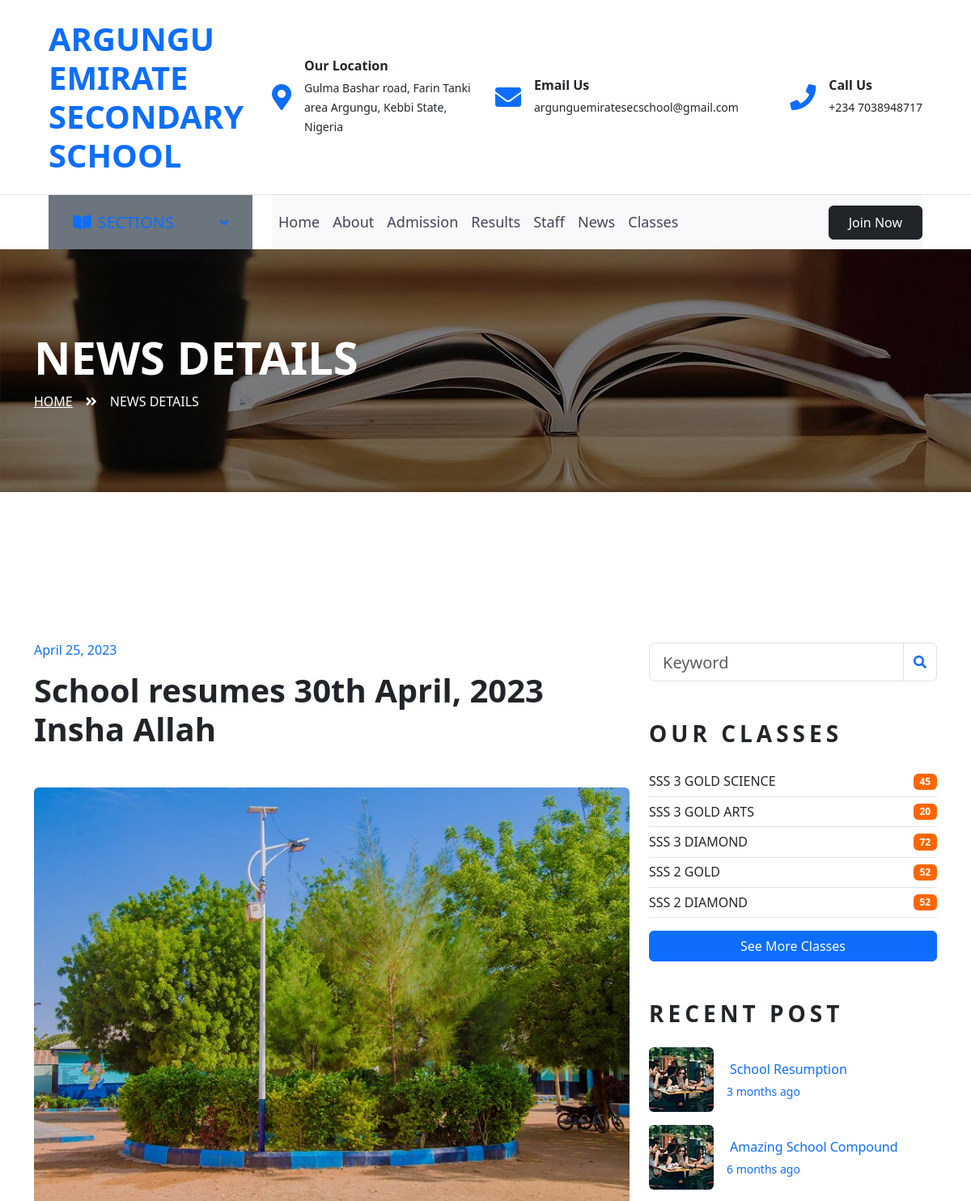
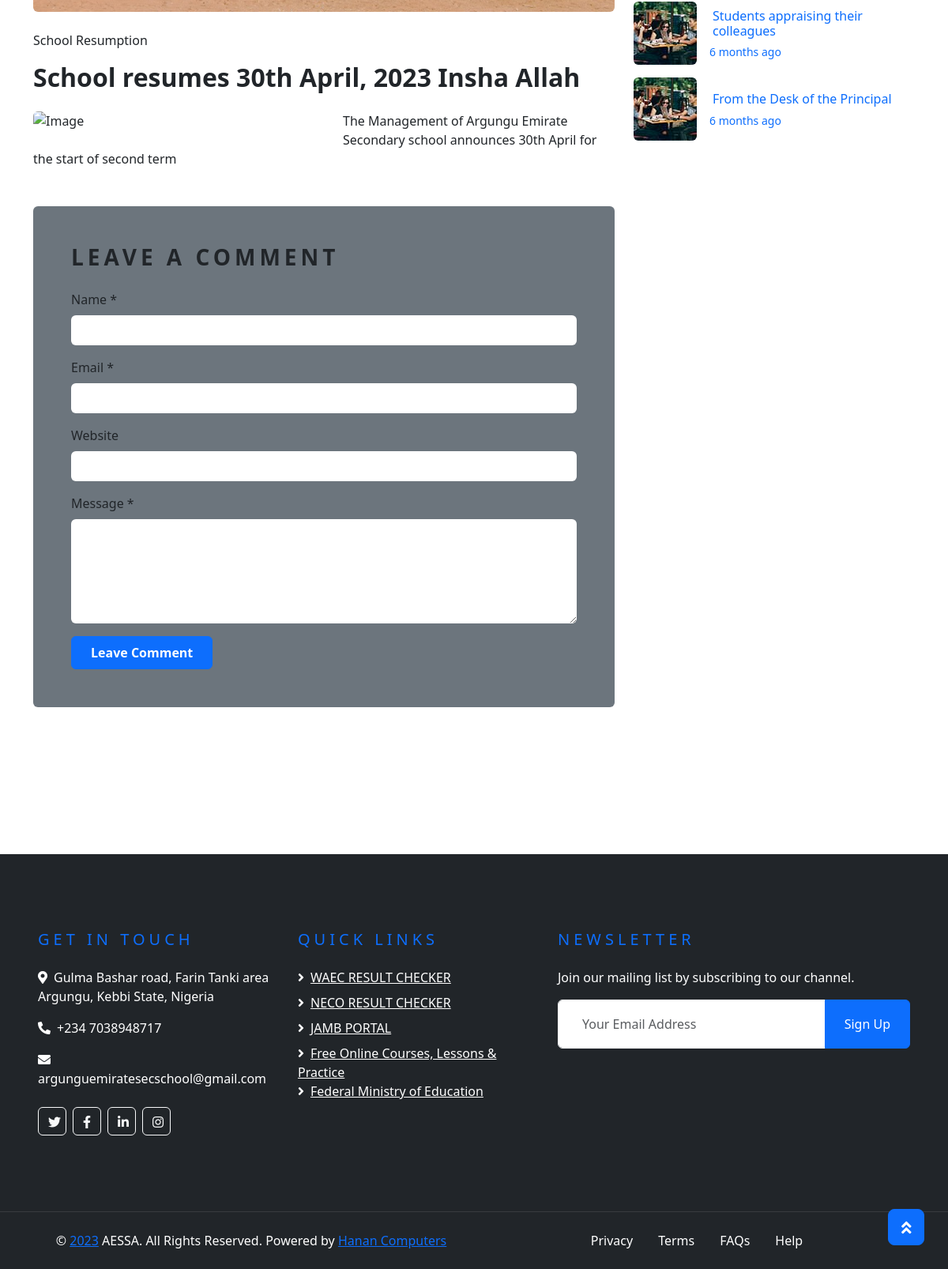
Page /single/4/ on the committed database (2 pictures, top to bottom).
### base/models.py (models this page shows, shortened)
class News(models.Model):
    title = models.CharField(max_length=200)
    description = models.TextField(null=True, blank=True)
    detail = models.TextField(null=True, blank=True)
    fpict = models.ImageField(null=True, blank=True, default="DSC_1969.jpg")
    spict = models.ImageField(null=True, blank=True)
    updated = models.DateTimeField(auto_now=True)
    Created = models.DateTimeField(auto_now_add=True)

class Classe(models.Model):
    name = models.CharField(max_length=200)
    description = models.CharField(max_length=200)
    master = models.CharField(max_length=200, null=True, blank=True)
    detail = models.TextField(null=True, blank=True)
    snumber = models.IntegerField(null=True, blank=True)
    pict = models.ImageField(null=True, blank=True, default="course-5.jpeg")
    Created = models.DateTimeField(auto_now_add=True)

### base/views.py (the view)
# urls.py: path('single/<str:pk>/', views.single, name="Single"),
def single(request, pk):
    single = News.objects.get(id=pk)
    recent = News.objects.all().order_by('-Created')[0:5]
    clss = Classe.objects.all()[0:5]
    context = {'single':single, 'recent':recent, 'clss':clss}
    return render(request, 'base/single.html', context)

### base/templates/base/single.html (shortened to what this page needs)
{% extends 'main.html' %}
{% block content %}
    <div class="container-fluid page-header" style="margin-bottom: 90px;">
        <div class="container">
            <div class="d-flex flex-column justify-content-center" style="min-height: 300px">
                <h3 class="display-4 text-white text-uppercase">NEWS Details</h3>
                <div class="d-inline-flex text-white">
                    <p class="m-0 text-uppercase"><a class="text-white" href="{% url 'Home' %}">Home</a></p>
                    <i class="fa fa-angle-double-right pt-1 px-3"></i>
                    <p class="m-0 text-uppercase">NEWS DETAILS</p>
                </div>
            </div>
        </div>
    </div>
    <div class="container-fluid py-5">
        <div class="container py-5">
            <div class="row">
                <div class="col-lg-8">
                    <div class="mb-5">
                        <h6 class="text-primary mb-3">{{single.Created|date}}</h6>
                        <h1 class="mb-5">{{single.description}}</h1>
                        <img class="img-fluid rounded w-100 mb-4" src="{{single.fpict.url}}" alt="Image">
                        <p>{{single.title}}</p>
                        <h2 class="mb-4">{{single.description}}</h2>
                        <img class="img-fluid rounded w-50 float-left mr-4 mb-3" src="{{single.Spict.url}}" alt="Image">
                        <p>{{single.detail}}</p>
                    </div>
                    <div class="bg-secondary rounded p-5">
                        <h3 class="text-uppercase mb-4" style="letter-spacing: 5px;">Leave a comment</h3>
                        <form>
                            <div class="form-group">
                                <label for="name">Name *</label>
                                <input type="text" class="form-control border-0" id="name">
                            </div>
                            <div class="form-group">
                                <label for="email">Email *</label>
                                <input type="email" class="form-control border-0" id="email">
                            </div>
                            <div class="form-group">
                                <label for="website">Website</label>
                                <input type="url" class="form-control border-0" id="website">
                            </div>
                            <div class="form-group">
                                <label for="message">Message *</label>
                                <textarea id="message" cols="30" rows="5" class="form-control border-0"></textarea>
                            </div>
                            <div class="form-group mb-0">
                                <input type="submit" value="Leave Comment" class="btn btn-primary py-md-2 px-md-4 font-weight-semi-bold">
                            </div>
                        </form>
                    </div>
                </div>
                <div class="col-lg-4 mt-5 mt-lg-0">
                    <div class="mb-5">
                        <form action="">
                            <div class="input-group">
                                <input type="text" class="form-control form-control-lg" placeholder="Keyword">
                                <div class="input-group-append">
                                    <span class="input-group-text bg-transparent text-primary"><i
                                            class="fa fa-search"></i></span>
                                </div>
                            </div>
                        </form>
                    </div>
                    <div class="mb-5">
                        <h3 class="text-uppercase mb-4" style="letter-spacing: 5px;">Our Classes</h3>
                        <ul class="list-group list-group-flush">
                            {% for cl in clss %}
                            <li class="list-group-item d-flex justify-content-between align-items-center px-0">
                                <a href="" class="text-decoration-none h6 m-0">{{cl.name}}</a>
                                <span class="badge badge-primary badge-pill">{{cl.snumber}}</span>
                            </li>
                            {% endfor %}
                            <a class="btn btn-primary" data-bs-toggle="collapse" href="{% url 'Classes' %}" role="button" aria-expanded="false" aria-controls="collapseExample">
                                See More Classes
                            </a>
                        </ul>
                    </div>
                    <div class="mb-5">
                        <h3 class="text-uppercase mb-4" style="letter-spacing: 5px;">Recent Post</h3>
                        {% for i in recent %}
                        <a class="d-flex align-items-center text-decoration-none mb-3" href="{% url 'Single' i.id %}">
                            <img class="img-fluid rounded" src="img/blog-80x80.jpg" alt="">
                            <div class="pl-3">
                                <h6 class="m-1">{{i.title}}</h6>
                                <small>{{i.Created|timesince}} ago</small>
                            </div>
                        </a>
                        {% endfor %}
                    </div>
                </div>
            </div>
        </div>
    </div>
{% endblock content %}

### rows in the picture
News: Created "April 25, 2023", description "School resumes 30th April, 2023 Insha Allah", fpict (picture), title "School Resumption", detail "The Management of Argungu Emirate Secondary school announces 30th April for the start of second term", Created "3 months"
Classe: name "SSS 3 GOLD SCIENCE", snumber "45"
Classe: name "SSS 3 GOLD ARTS", snumber "20"
Classe: name "SSS 3 DIAMOND", snumber "72"
Classe: name "SSS 2 GOLD", snumber "52"
Classe: name "SSS 2 DIAMOND", snumber "52"
News: title "Amazing School Compound", Created "6 months"
News: title "Students appraising their colleagues", Created "6 months"
News: title "From the Desk of the Principal", Created "6 months"
